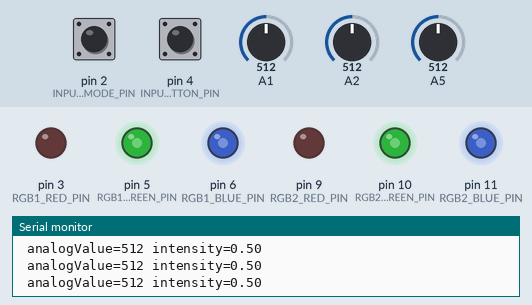
This sketch was run on a simulated Arduino Uno, built with avr-gcc and run on an emulated ATmega328P. Shown: output pins drawn as LEDs (lit = HIGH), the last lines printed to the serial monitor. Dashed ring = blinking. The test bench sets the inputs (shaded band); at power-on: pin 2 (INPUT_BUTTON_MODE_PIN) HIGH, pin 4 (INPUT_LIGHT_SELECT_BUTTON_PIN) HIGH, A5 = 512, A1 = 512, A2 = 512.

Above: at 1.2 s.
1.3 s: pin 2 (INPUT_BUTTON_MODE_PIN) pulled LOW for 0.15 s
At 1.9 s:
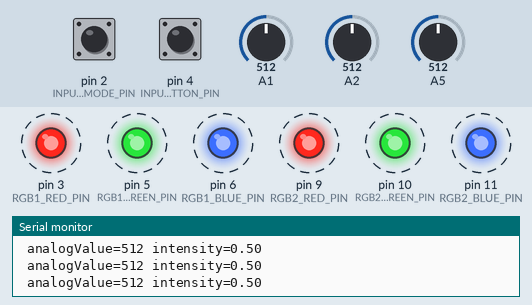
4.3 s: pin 4 (INPUT_LIGHT_SELECT_BUTTON_PIN) pulled LOW for 0.15 s
At 6.2 s:
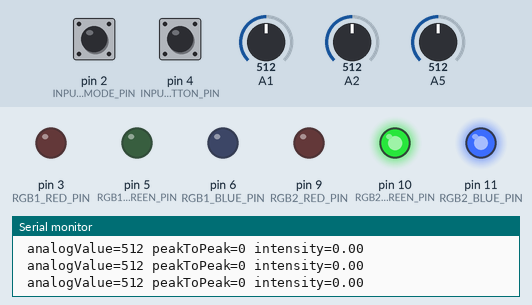
6.8 s: pin 2 (INPUT_BUTTON_MODE_PIN) pulled LOW for 1 s
At 10.2 s:
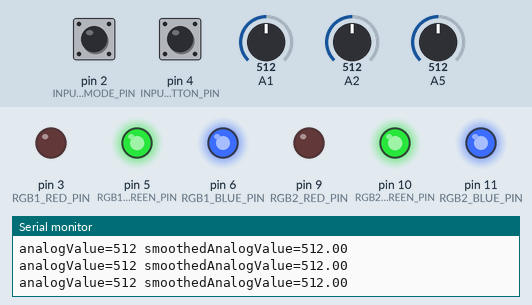
10.5 s: A5 set to 936
13.5 s: A5 set to 951
At 15.1 s:
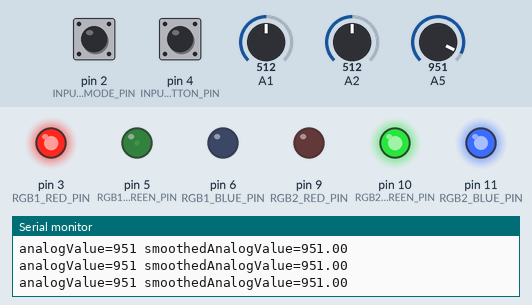
15.4 s: A5 set to 1023
At 17.1 s:
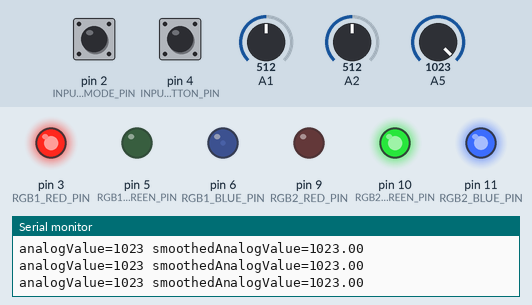
Timing chart, 0 to 18.6 s (numbered marks = the images above; inputs shaded):
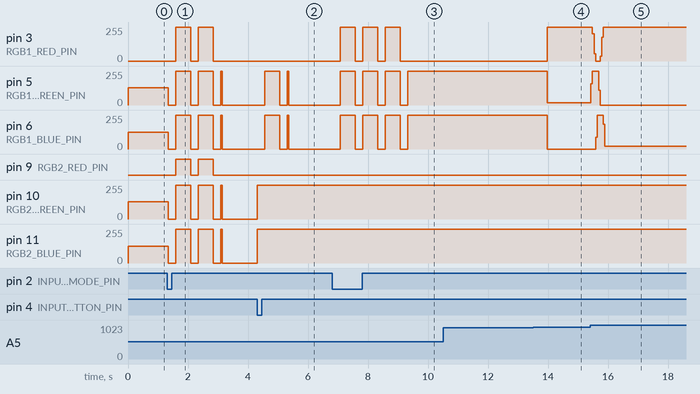

The sketch:

Responsive_Night_Light.ino
```cpp
/*
 * This code operates a "night light" setup with two RGB LEDs.
 *
 * This night light operates in four modes, which can be changed by pressing
 * the button connected to INPUT_BUTTON_MODE_PIN.
 *
 * Modes:
 * 1) The brightness of the LEDs is inversely proportional to the light detected
 *    by a photoresistor [DEFAULT]
 * 2) The brightness of the LEDs is proportional to the noise detected by a
 *    microphone
 * 3) The color of the LEDs is selected by variations in a voltage divider circuit
 * 4) The color of the LEDs is selected by magnetic variations detected by a Hall
 *    Effect sensor
 *      - This color selection only happens when the button connected to
 *        INPUT_MAGNET_BUTTON_PIN is pressed.
 * When these modes change, the lights pulse white with the same number of
 * pulses as the number of the mode.
 *
 * Each of the two lights can also be independently operated in each mode.
 * There are three light modes:
 *   1) Both lights are affected by the effects of the new mode [DEFAULT]
 *   2) Only the "first" light is affected.
 *   3) Only the "second" light is affected.
 * When the light mode is changed, the newly active light(s) pulse once.
 *
 * A great deal of code in this project is influenced by the class code at
 * https://makeabilitylab.github.io/physcomp/arduino
 *
 * By Julia Behnen
 */

#include "src/AnalogConfigureColor/AnalogConfigureColor.h"
#include "src/AnalogConfigureIntensity/AnalogConfigureIntensity.h"
#include "src/MicrophoneConfigureIntensity/MicrophoneConfigureIntensity.h"
#include "src/RGBConverter/RGBConverter.h"

// The pin for the button that switches input modes.
const int INPUT_BUTTON_MODE_PIN = 2;
// The pin for the button that switches light modes.
const int INPUT_LIGHT_SELECT_BUTTON_PIN = 4;
// The pin for the button that allows magnetic input
// to influence color selection.
const int INPUT_MAGNET_BUTTON_PIN = 7;

// True if the RGB LEDs are common anode, false
// if they are common cathode.
const boolean COMMON_ANODE = false;

// Pins for the "front" RGB LED.
const int RGB1_RED_PIN = 3;
const int RGB1_GREEN_PIN  = 5;
const int RGB1_BLUE_PIN  = 6;

// Pins for the "back" RGB LED.
const int RGB2_RED_PIN = 9;
const int RGB2_GREEN_PIN  = 10;
const int RGB2_BLUE_PIN  = 11;

const int DELAY_MS = 50; // interval in ms between updates
const byte MAX_RGB_VALUE = 255;

const int NUM_MODES = 4; // The number of input modes (see class comment).

const int NUM_LIGHT_MODES = 3; // 0 is both lights, 1 is front light, 2 is back light.
const int PULSE_MS = 500; // light pulse length in ms
const int PULSE_SPACE_MS = 250; // length of no light between pulses in ms

const int INPUT_MIN_5V = 0;
const int INPUT_MAX_5V = 1024;

// All configurer values that are not constants are hand-tuned.

// Processes light input for mode 1.
AnalogConfigureIntensity _lightIntensityConfigurer(
  /* analogInputPin= */ A1,
  /* minValue= */ INPUT_MIN_5V,
  /* maxValue= */ INPUT_MAX_5V,
  /* invert= */ true);

// Processes sound input for mode 2.
MicrophoneConfigureIntensity _microphoneIntensityConfigurer(
  /* analogInputPin= */ A2,
  /* minValue= */ INPUT_MAX_5V/2,
  /* maxValue= */ 900);

// Processes voltage divider (potentiometer) input for mode 3.
AnalogConfigureColor _loFiPotConfigurer(
  /* analogInputPin= */ A5,
  /* minValue= */950,
  /* maxValue= */ INPUT_MAX_5V);

// Processes Hall Effect (magnetic) input for mode 4.
AnalogConfigureColor _magneticConfigurer(
  /* analogInputPin= */ A0,
  /* minValue= */515,
  /* maxValue= */ 550);

RGBConverter _rgbConverter;

float _baseHsl1;
float _baseHsl2;
int _mode;
int _lightMode;

void setup() {
  // Set button pins to have internal pull-up resistors
  pinMode(INPUT_BUTTON_MODE_PIN, INPUT_PULLUP);
  pinMode(INPUT_LIGHT_SELECT_BUTTON_PIN, INPUT_PULLUP);
  pinMode(INPUT_MAGNET_BUTTON_PIN, INPUT_PULLUP);

  // Set the RGB pins to output
  pinMode(RGB1_RED_PIN, OUTPUT);
  pinMode(RGB1_GREEN_PIN, OUTPUT);
  pinMode(RGB1_BLUE_PIN, OUTPUT);

  pinMode(RGB2_RED_PIN, OUTPUT);
  pinMode(RGB2_GREEN_PIN, OUTPUT);
  pinMode(RGB2_BLUE_PIN, OUTPUT);

  // Turn on Serial so we can verify expected colors via Serial Monitor
  Serial.begin(9600);

  _baseHsl1 = 0.5;
  _baseHsl2 = 0.5;
  _mode = 0;
  _lightMode = 0;
}

void loop() {
  if(isButtonPressed(INPUT_BUTTON_MODE_PIN)) {
    switchMode();
    return;
  }

  if(isButtonPressed(INPUT_LIGHT_SELECT_BUTTON_PIN)) {
    switchLightMode();
    return;
  }

  switch(_mode) {
    case 0: lightIntensityUpdate();
            break;
    case 1: microphoneIntensityUpdate();
            break;
    case 2: loFiPotentiometerUpdate();
            break;
    case 3: magneticConfigurerUpdate();
            break;
  }

  delay(DELAY_MS);
}

/*
 * Returns true if the button is pressed, false otherwise.
 * Assumes a pull-up resistor setup.
 * Adapted from https://makeabilitylab.github.io/physcomp/arduino/piano.html#our-simplepiano-code-on-github
 */
boolean isButtonPressed(int btnPin){
  int btnVal = digitalRead(btnPin);

  if(btnVal == LOW){
    // button is hooked up with pull-up resistor
    // and is in a pressed state
    digitalWrite(LED_BUILTIN, HIGH);
    return true;
  }

  // button is not pressed
  digitalWrite(LED_BUILTIN, LOW);
  return false;
}

/*
 * Switches from the current input mode to the next one
 * and pulses white with the same number of
 * pulses as the number of the new mode.
 */
void switchMode() {
  _mode = (_mode + 1) % NUM_MODES;
  int pulseCount = _mode + 1;
  pulseColor(pulseCount, 255, 255, 255);
}

/*
 * Switches from the current light mode to the next one,
 * changing which lights are considered "active".
 * The updated active lights each pulse once.
 */
void switchLightMode() {
  _lightMode = (_lightMode + 1) % NUM_LIGHT_MODES;
  Serial.print("_lightMode=");
  Serial.println(_lightMode);
  byte rgb[3];
  _rgbConverter.hslToRgb(getActiveBaseHsl(), 1, 0.5, rgb);
  pulseColor(/* pulseCount= */ 1, rgb[0], rgb[1], rgb[2]);
}

/*
 * Gets the base HSL (pure strong hue with no
 * decrease in intensity) for the active lights.
 */
float getActiveBaseHsl() {
  return _lightMode == 2 ? _baseHsl2 : _baseHsl1;
}

/*
 * Sets the base HSL (pure strong hue with no
 * decrease in intensity) for the active lights.
 */
float setActiveBaseHsl(float newBaseHsl) {
  if (_lightMode == 0 || _lightMode == 1) {
    _baseHsl1 = newBaseHsl;
  }

  if (_lightMode == 0 || _lightMode == 2) {
    _baseHsl2 = newBaseHsl;
  }
}

/*
 * Pulses a color with the given RGB value the number of times
 * indicated by pulseCount.
 */
void pulseColor(int pulseCount, int red, int green, int blue) {
  setColor(0, 0, 0);
  delay(PULSE_SPACE_MS);
  for (int i = 0; i < pulseCount; i++) {
    setColor(red, green, blue);
    delay(PULSE_MS);
    setColor(0, 0, 0);
    delay(PULSE_SPACE_MS);
  }
  setColor();
}

/*
 * Runs the update cycle for the light detection mode,
 * gets the returned intensity modifier, and applies
 * this modifier to the active lights.
 */
void lightIntensityUpdate() {
  float intensity = _lightIntensityConfigurer.update();
  setHsl(getActiveBaseHsl(), intensity);
}

/*
 * Runs the update cycle for the sound detection mode,
 * gets the returned intensity modifier, and applies
 * this modifier to the active lights.
 */
void microphoneIntensityUpdate() {
  float intensity = _microphoneIntensityConfigurer.update();
  setHsl(getActiveBaseHsl(), intensity);
}

/*
 * Runs the update cycle for the potentiometer mode,
 * gets the returned HSL value, sets it as the base
 * HSL value for the active lights, and applies it
 * to the displayed color of the active lights.
 */
void loFiPotentiometerUpdate() {
  float hsl = _loFiPotConfigurer.update();
  if (hsl > 0) {
    setActiveBaseHsl(hsl);
    setHsl(hsl, /*intensity= */ 1);
  }
}

/*
 * Runs the update cycle for the Hall Effect mode,
 * gets the returned HSL value, sets it as the base
 * HSL value for the active lights, and applies it
 * to the displayed color of the active lights.
 */
void magneticConfigurerUpdate() {
  float hsl = _magneticConfigurer.update();
  if (hsl > 0 && isButtonPressed(INPUT_MAGNET_BUTTON_PIN)) {
    setActiveBaseHsl(hsl);
    setHsl(hsl, /*intensity= */ 1);
  }
}

/*
 * Extracts the RGB value from the HSL,
 * applies the intensity modifier to each
 * component, and sets the color of the
 * active lights to this RGB value.
 */
void setHsl(float hsl, float intensity) {
  byte rgb[3];
  _rgbConverter.hslToRgb(hsl, 1, 0.5, rgb);
  float red = rgb[0] * intensity;
  float green = rgb[1] * intensity;
  float blue = rgb[2] * intensity;
  setColor(red, green, blue);
}

/**
 * The input RGB values are applied to active lights. Non-active lights are
 * set to their base HSL values.
 *
 * Adapted from https://makeabilitylab.github.io/physcomp/arduino/rgb-led-fade (including
 * the remainder of the function comment).
 *
 * setColor takes in values between 0 - 255 for the amount of red, green, and blue, respectively
 * where 255 is the maximum amount of that color and 0 is none of that color. You can illuminate
 * all colors by intermixing different combinations of red, green, and blue.
 *
 * This function is based on https://gist.github.com/jamesotron/766994
 */
void setColor(int red, int green, int blue)
{
  // If a common anode LED, invert values
  if(COMMON_ANODE == true){
    red = MAX_RGB_VALUE - red;
    green = MAX_RGB_VALUE - green;
    blue = MAX_RGB_VALUE - blue;
  }

  if (_lightMode == 0 || _lightMode == 1) {
    analogWrite(RGB1_RED_PIN, red);
    analogWrite(RGB1_GREEN_PIN, green);
    analogWrite(RGB1_BLUE_PIN, blue);
  } else {
    byte rgb[3];
    _rgbConverter.hslToRgb(_baseHsl1, 1, 0.5, rgb);
    analogWrite(RGB1_RED_PIN, rgb[0]);
    analogWrite(RGB1_GREEN_PIN, rgb[1]);
    analogWrite(RGB1_BLUE_PIN, rgb[2]);
  }

  if (_lightMode == 0 || _lightMode == 2) {
    analogWrite(RGB2_RED_PIN, red);
    analogWrite(RGB2_GREEN_PIN, green);
    analogWrite(RGB2_BLUE_PIN, blue);
  } else {
    byte rgb[3];
    _rgbConverter.hslToRgb(_baseHsl2, 1, 0.5, rgb);
    analogWrite(RGB2_RED_PIN, rgb[0]);
    analogWrite(RGB2_GREEN_PIN, rgb[1]);
    analogWrite(RGB2_BLUE_PIN, rgb[2]);
  }
}

/**
 * Sets the colors of both lights to their base HSL
 * values.
 */
void setColor() {
  byte rgb[3];

  _rgbConverter.hslToRgb(_baseHsl1, 1, 0.5, rgb);
  analogWrite(RGB1_RED_PIN, rgb[0]);
  analogWrite(RGB1_GREEN_PIN, rgb[1]);
  analogWrite(RGB1_BLUE_PIN, rgb[2]);

  _rgbConverter.hslToRgb(_baseHsl2, 1, 0.5, rgb);
  analogWrite(RGB2_RED_PIN, rgb[0]);
  analogWrite(RGB2_GREEN_PIN, rgb[1]);
  analogWrite(RGB2_BLUE_PIN, rgb[2]);
}
```

RGBConverter.cpp
```cpp
// Taken from https://github.com/makeabilitylab/arduino/blob/master/Basics/analogWrite/CrossFadeHue/src/RGBConverter/RGBConverter.cpp

/*
 * RGBConverter.h - Arduino library for converting between RGB, HSV and HSL
 *
 * Ported from the Javascript at http://mjijackson.com/2008/02/rgb-to-hsl-and-rgb-to-hsv-color-model-conversion-algorithms-in-javascript
 * The hard work was Michael's, all the bugs are mine.
 *
 * Robert Atkins, December 2010 (ratkins_at_fastmail_dot_fm).
 *
 * https://github.com/ratkins/RGBConverter
 *
 */
#include "RGBConverter.h"

/**
 * Converts an RGB color value to HSL. Conversion formula
 * adapted from http://en.wikipedia.org/wiki/HSL_color_space.
 * Assumes r, g, and b are contained in the set [0, 255] and
 * returns h, s, and l in the set [0, 1].
 *
 * @param   Number  r       The red color value
 * @param   Number  g       The green color value
 * @param   Number  b       The blue color value
 * @return  Array           The HSL representation
 */
void RGBConverter::rgbToHsl(byte r, byte g, byte b, double hsl[]) {
    double rd = (double) r/255;
    double gd = (double) g/255;
    double bd = (double) b/255;
    double max = threeway_max(rd, gd, bd);
    double min = threeway_min(rd, gd, bd);
    double h, s, l = (max + min) / 2;

    if (max == min) {
        h = s = 0; // achromatic
    } else {
        double d = max - min;
        s = l > 0.5 ? d / (2 - max - min) : d / (max + min);
        if (max == rd) {
            h = (gd - bd) / d + (gd < bd ? 6 : 0);
        } else if (max == gd) {
            h = (bd - rd) / d + 2;
        } else if (max == bd) {
            h = (rd - gd) / d + 4;
        }
        h /= 6;
    }
    hsl[0] = h;
    hsl[1] = s;
    hsl[2] = l;
}

/**
 * Converts an HSL color value to RGB. Conversion formula
 * adapted from http://en.wikipedia.org/wiki/HSL_color_space.
 * Assumes h, s, and l are contained in the set [0, 1] and
 * returns r, g, and b in the set [0, 255].
 *
 * @param   Number  h       The hue
 * @param   Number  s       The saturation
 * @param   Number  l       The lightness
 * @return  Array           The RGB representation
 */
void RGBConverter::hslToRgb(double h, double s, double l, byte rgb[]) {
    double r, g, b;

    if (s == 0) {
        r = g = b = l; // achromatic
    } else {
        double q = l < 0.5 ? l * (1 + s) : l + s - l * s;
        double p = 2 * l - q;
        r = RGBConverter::hue2rgb(p, q, h + 1/3.0);
        g = RGBConverter::hue2rgb(p, q, h);
        b = RGBConverter::hue2rgb(p, q, h - 1/3.0);
    }

    rgb[0] = r * 255;
    rgb[1] = g * 255;
    rgb[2] = b * 255;
}

/**
 * Converts an RGB color value to HSV. Conversion formula
 * adapted from http://en.wikipedia.org/wiki/HSV_color_space.
 * Assumes r, g, and b are contained in the set [0, 255] and
 * returns h, s, and v in the set [0, 1].
 *
 * @param   Number  r       The red color value
 * @param   Number  g       The green color value
 * @param   Number  b       The blue color value
 * @return  Array           The HSV representation
 */
void RGBConverter::rgbToHsv(byte r, byte g, byte b, double hsv[]) {
    double rd = (double) r/255;
    double gd = (double) g/255;
    double bd = (double) b/255;
    double max = threeway_max(rd, gd, bd), min = threeway_min(rd, gd, bd);
    double h, s, v = max;

    double d = max - min;
    s = max == 0 ? 0 : d / max;

    if (max == min) {
        h = 0; // achromatic
    } else {
        if (max == rd) {
            h = (gd - bd) / d + (gd < bd ? 6 : 0);
        } else if (max == gd) {
            h = (bd - rd) / d + 2;
        } else if (max == bd) {
            h = (rd - gd) / d + 4;
        }
        h /= 6;
    }

    hsv[0] = h;
    hsv[1] = s;
    hsv[2] = v;
}

/**
 * Converts an HSV color value to RGB. Conversion formula
 * adapted from http://en.wikipedia.org/wiki/HSV_color_space.
 * Assumes h, s, and v are contained in the set [0, 1] and
 * returns r, g, and b in the set [0, 255].
 *
 * @param   Number  h       The hue
 * @param   Number  s       The saturation
 * @param   Number  v       The value
 * @return  Array           The RGB representation
 */
void RGBConverter::hsvToRgb(double h, double s, double v, byte rgb[]) {
    double r, g, b;

    int i = int(h * 6);
    double f = h * 6 - i;
    double p = v * (1 - s);
    double q = v * (1 - f * s);
    double t = v * (1 - (1 - f) * s);

    switch(i % 6){
        case 0: r = v, g = t, b = p; break;
        case 1: r = q, g = v, b = p; break;
        case 2: r = p, g = v, b = t; break;
        case 3: r = p, g = q, b = v; break;
        case 4: r = t, g = p, b = v; break;
        case 5: r = v, g = p, b = q; break;
    }

    rgb[0] = r * 255;
    rgb[1] = g * 255;
    rgb[2] = b * 255;
}

double RGBConverter::threeway_max(double a, double b, double c) {
    return max(a, max(b, c));
}

double RGBConverter::threeway_min(double a, double b, double c) {
    return min(a, min(b, c));
}

double RGBConverter::hue2rgb(double p, double q, double t) {
    if(t < 0) t += 1;
    if(t > 1) t -= 1;
    if(t < 1/6.0) return p + (q - p) * 6 * t;
    if(t < 1/2.0) return q;
    if(t < 2/3.0) return p + (q - p) * (2/3.0 - t) * 6;
    return p;
}
```

AnalogConfigureColor.cpp
```cpp
#include "AnalogConfigureColor.h"
#include <Arduino.h>

// Adapted from https://makeabilitylab.github.io/physcomp/arduino/rgb-led-fade.html#crossfading-in-the-hsl-color-space
AnalogConfigureColor :: AnalogConfigureColor(int analogInputPin, int minValue, int maxValue)
  : _analogInputPin(analogInputPin), _minValue(minValue), _maxValue(maxValue) {

  _inputReadingsIndex = 0;
  _nextInputReadingsIndex = 1;
  _inputReadingsTotal = 0;
  for (int i = 0; i < _numInputReadings; i++) {
	  _inputReadings[i] = 0;
  }

  pinMode(_analogInputPin, INPUT);
}

float AnalogConfigureColor :: update() {
  float hsl = -1;
  float smoothedAnalogValue = 0;

  int analogValue = analogRead(_analogInputPin);

  if (analogValue > 0.1) {
    // Smoothing influenced by https://www.arduino.cc/en/tutorial/smoothing
    float oldValue = _inputReadings[_inputReadingsIndex];
    _inputReadingsTotal -= oldValue;
    _inputReadingsTotal += analogValue;

    _inputReadings[_inputReadingsIndex] = analogValue;
    _inputReadingsIndex = (_inputReadingsIndex + 1) % _numInputReadings;

    _nextInputReadingsIndex = (_inputReadingsIndex + 1) % _numInputReadings;

    smoothedAnalogValue = _inputReadingsTotal / _numInputReadings;
  }

  Serial.print("analogValue=");
  Serial.print(analogValue);
  Serial.print(" smoothedAnalogValue=");
  Serial.println(smoothedAnalogValue);
  if (smoothedAnalogValue > 0.1 && _inputReadings[_nextInputReadingsIndex] > 0 && analogValue > 0) {
    hsl = map(smoothedAnalogValue, _minValue, _maxValue, 0, 360); // pot val max 1023
    hsl /= 360;
  }

  return hsl;
}
```

AnalogConfigureColor.h
```cpp
#ifndef ANALOG_CONFIGURE_COLOR_H
#define ANALOG_CONFIGURE_COLOR_H

/**
* Calculates an HSL value based on analog input.
*
* By Julia Behnen
*/
class AnalogConfigureColor {
  private:
    const static int _numInputReadings = 10;

    const int _analogInputPin; // analog input pin
	const int _minValue; // min analog input value to be mapped to hue
	const int _maxValue; // max analog input value to be mapped to hue

	int _inputReadingsIndex;
	int _nextInputReadingsIndex;
	float _inputReadingsTotal;
	float _inputReadings[_numInputReadings] = {0};

  public:
    // Constructor
    AnalogConfigureColor(int analogInputPin, int minValue, int maxValue);
    /**
    * Calculates and returns an HSL value between 0 and 1, or -1 if no appropriate
	* HSL value can be derived, based on the value from the _analogInputPin
	* relative to the _minValue and _maxValue.
    * Call this function once per loop() if this HSL value is required.
    */
    float update();
};

#endif
```

Source omitted: RGBConverter.h (2956 bytes), AnalogConfigureIntensity.cpp (885 bytes), AnalogConfigureIntensity.h (998 bytes), phoneConfigureIntensity.cpp (1489 bytes), rophoneConfigureIntensity.h (1011 bytes)

Measured:
- the behaviour switches between 950 and 951 on A5 (found by bisection; images 3 and 4)
- after the input at 1.3 s, pin 3 (RGB1_RED_PIN): alternates 255/255 for 0.50 s and 0/255 for 0.25 s, 4 changes in all, then stays 0/255, starting after 0.28 s; pin 5 (RGB1_GREEN_PIN): alternates 255/255 for 0.50 s and 0/255 for 0.25 s, 5 changes in all, then stays 0/255, starting at once
- after the input at 4.3 s, pin 5 (RGB1_GREEN_PIN): 0/255 → 255/255 after 0.25 s, → 0/255 0.50 s later; pin 6 (RGB1_BLUE_PIN): 0/255 → 254/255 after 0.25 s, → 0/255 0.50 s later; pin 10 (RGB2_GREEN_PIN): 0/255 → 255/255 at once; pin 11 (RGB2_BLUE_PIN): 0/255 → 254/255 at once
- after the input at 6.8 s, pin 3 (RGB1_RED_PIN): alternates 255/255 for 0.50 s and 0/255 for 0.25 s, 6 changes in all, then stays 0/255, starting after 0.27 s; pin 5 (RGB1_GREEN_PIN): alternates 255/255 for 0.50 s and 0/255 for 0.25 s, 7 changes in all, then stays 255/255, starting after 0.27 s
- after the input at 13.5 s, pin 3 (RGB1_RED_PIN): 0/255 → 255/255 after 0.48 s; pin 5 (RGB1_GREEN_PIN): 255/255 → 17/255 after 0.48 s; pin 6 (RGB1_BLUE_PIN): 254/255 → 0/255 after 0.48 s
- after the input at 15.4 s, pin 3 (RGB1_RED_PIN): 255/255 → 0/255 after 0.08 s, → 255/255 0.26 s later; pin 5 (RGB1_GREEN_PIN): 17/255 → 255/255 at once, → 0/255 0.26 s later; pin 6 (RGB1_BLUE_PIN): 0/255 → 255/255 after 0.19 s, → 21/255 0.26 s later
